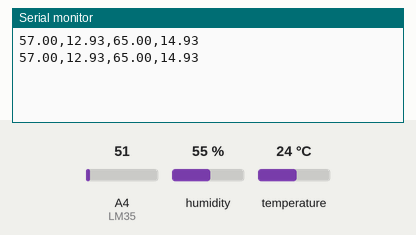
Recording of a sketch running on a simulated Arduino Uno, built with avr-gcc and run on an emulated ATmega328P. Shown: the last lines printed to the serial monitor. Inputs (shaded band) come from the test bench; at power-on: humidity 55 %, A4 (LM35) = 51, temperature 24 °C.

Above: at 1.2 s.
1.3 s: humidity set to 22 %
At 2.6 s:
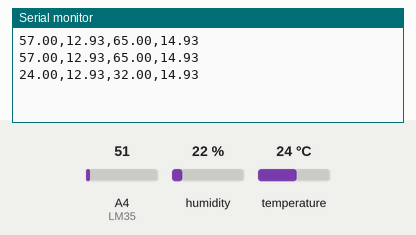
2.8 s: A4 (LM35) set to 61
At 3.9 s:
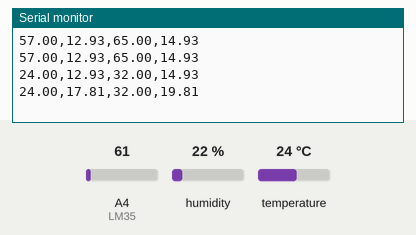
4.3 s: humidity set to 40 %
At 5.6 s:
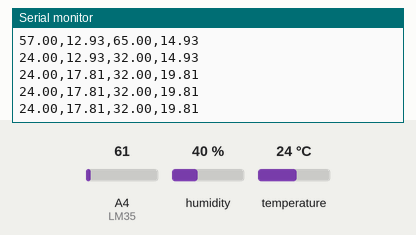
5.8 s: A4 (LM35) set to 71
At 6.9 s:
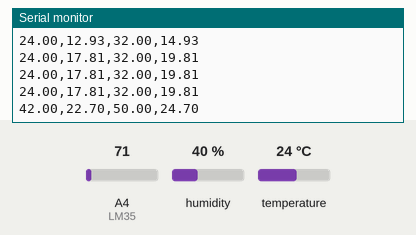
Timing chart, 0 to 8.3 s (numbered marks = the images above; inputs shaded):
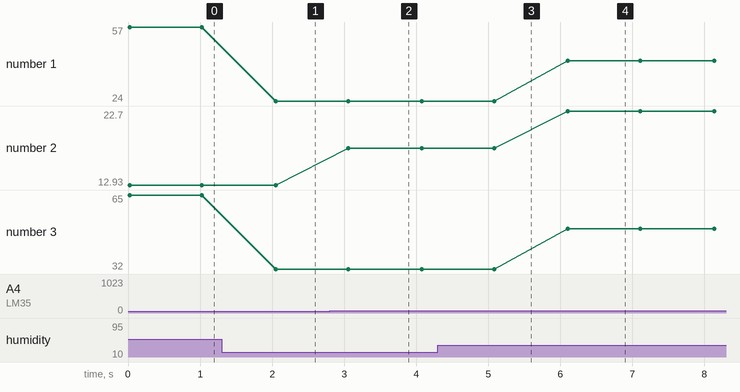

Measured:
- after the input at 1.3 s, the serial monitor: prints a new line after 0.75 s (image 1)
- after the input at 2.8 s, the serial monitor: prints a new line after 0.25 s (image 2)
- after the input at 5.8 s, the serial monitor: prints a new line after 0.31 s (image 4)
- plotted number 1: 57 → 24 after the input at 1.3 s
- plotted number 2: 12.93 → 17.81 after the input at 2.8 s, 17.81 → 22.7 after the input at 5.8 s
- plotted number 3: 65 → 32 after the input at 1.3 s

The sketch:

codigoArduino.ino
```cpp
//Usando 2 sensores LM35(Temperatura)
#include "DHT.h"
#define dht_type DHT11 //define qual o tipo de sensor DHTxx que se está utilizando
const int LM35 = A4; //Define o pino que irá ler a saida do LM35
float temperatura; //Variável que ira armazenar a temperatura medida
int dht_pin = A1;
DHT dht_1 = DHT(dht_pin, dht_type); //pode-se configurar diversos sensores DHTxx

//Função que será executada uma vez quando ligar ou resetar o Arduino
void setup(){
  Serial.begin(9600); //Inicializa a comunicação serial
  dht_1.begin();
}

//Função que será executada continuamente
void loop(){
  float umidade = dht_1.readHumidity()+2;
  temperatura = (float(analogRead(LM35))*5/((1023))/0.01)-12;
  float umidade2 = dht_1.readHumidity()+10;
  float temperatura2 = (float(analogRead(LM35))*5/((1023))/0.01)-10;

  if(isnan(umidade)){
    Serial.println("Erro ao ler o DHT");
  } else{
    Serial.print(umidade);
    Serial.print(",");
    Serial.print(temperatura);
    Serial.print(",");
    Serial.print(umidade2);
    Serial.print(",");
    Serial.println(temperatura2);

  //   Serial.print("Umidade: ");
  //   Serial.print(",");
  //   Serial.print("Temperatura: ");
  //   Serial.println(temperatura2);
  //   Serial.print(" °C");
  // }
    delay(1000);
  }};
```
